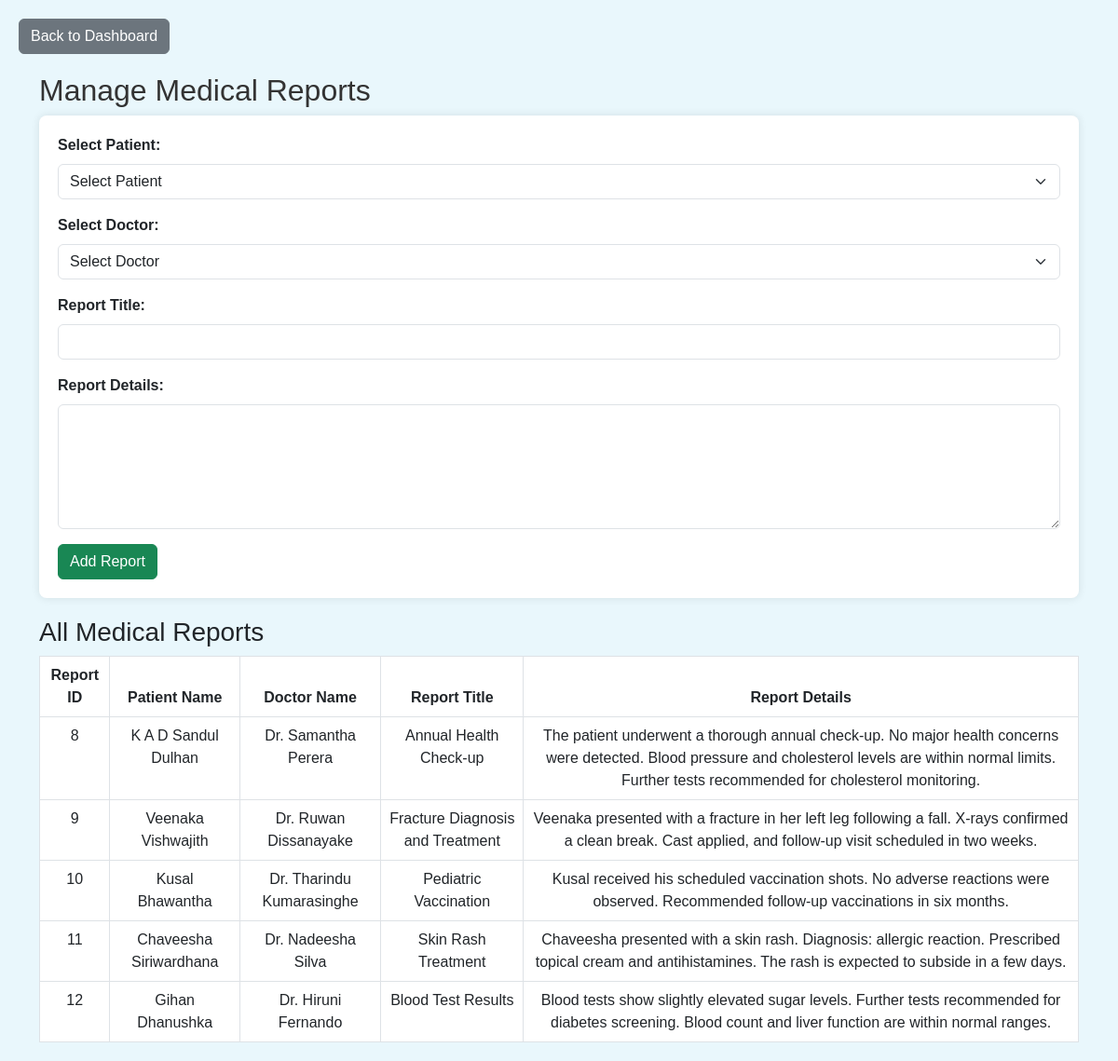
/uploadMedicalReport.php, run on the app's committed database.
### tables this page shows
CREATE TABLE `medical_reports` (
  `report_id` int(11) NOT NULL,
  `id` int(11) NOT NULL,
  `report_title` varchar(255) NOT NULL,
  `report_file` varchar(255) NOT NULL,
  `report_date` timestamp NOT NULL DEFAULT current_timestamp(),
  `doctor_id` int(11) DEFAULT NULL,
  `report_details` text DEFAULT NULL
);

CREATE TABLE `users` (
  `id` int(11) NOT NULL,
  `username` varchar(50) NOT NULL,
  `password` varchar(255) NOT NULL,
  `role` enum('administrator','hospital_staff','patient') NOT NULL,
  `email` varchar(255) NOT NULL,
  `name` varchar(100) NOT NULL,
  `phone` varchar(15) NOT NULL
);

CREATE TABLE `doctors` (
  `id` int(11) NOT NULL,
  `name` varchar(100) NOT NULL,
  `specialization` varchar(100) DEFAULT NULL,
  `contact` varchar(15) DEFAULT NULL
);

### uploadMedicalReport.php (the view, shortened to what this page needs)
<?php
include('db_config.php');
$query_doctors = "SELECT id, name FROM doctors";
$doctors_result = mysqli_query($conn, $query_doctors);
$query_reports = "SELECT mr.report_id, u.name AS patient_name, mr.doctor_id, mr.report_title, mr.report_details
                  FROM medical_reports mr
                  JOIN users u ON mr.id = u.id";
$reports_result = mysqli_query($conn, $query_reports);
?>
<!DOCTYPE html>
<html lang="en">
<head>
    <link href="https://cdn.jsdelivr.net/npm/bootstrap@5.3.0-alpha1/dist/css/bootstrap.min.css" rel="stylesheet">
</head>
<body>
<a href="staff_dashboard.php" class="btn btn-secondary back-btn">Back to Dashboard</a>
<div class="container">
    <h2>Manage Medical Reports</h2>
    <div class="form-container">
        <form method="POST" action="uploadMedicalReport.php">
            <div class="mb-3">
                <label for="patient_id" class="form-label">Select Patient:</label>
                <select name="patient_id" class="form-select" required>
                    <option value="">Select Patient</option>
                </select>
            </div>
            <div class="mb-3">
                <label for="doctor_id" class="form-label">Select Doctor:</label>
                <select name="doctor_id" class="form-select" required>
                    <option value="">Select Doctor</option>
                </select>
            </div>
            <div class="mb-3">
                <label for="report_title" class="form-label">Report Title:</label>
                <input type="text" name="report_title" class="form-control" required>
            </div>
            <div class="mb-3">
                <label for="report_details" class="form-label">Report Details:</label>
                <textarea name="report_details" rows="5" class="form-control" required></textarea>
            </div>
            <button type="submit" name="add_report" class="btn btn-success">Add Report</button>
        </form>
    </div>
    <h3>All Medical Reports</h3>
    <table class="table table-bordered">
        <thead>
            <tr>
                <th>Report ID</th>
                <th>Patient Name</th>
                <th>Doctor Name</th>
                <th>Report Title</th>
                <th>Report Details</th>
            </tr>
        </thead>
        <tbody>
            <?php
            while ($row = mysqli_fetch_assoc($reports_result)) {
                echo "<tr>";
                echo "<td>" . $row['report_id'] . "</td>";
                echo "<td>" . $row['patient_name'] . "</td>";
                $doctor_name = '';
                mysqli_data_seek($doctors_result, 0);
                while ($doctor = mysqli_fetch_assoc($doctors_result)) {
                    if ($doctor['id'] == $row['doctor_id']) {
                        $doctor_name = $doctor['name'];
                        break;
                    }
                }
                echo "<td>" . $doctor_name . "</td>";
                echo "<td>" . $row['report_title'] . "</td>";
                echo "<td>" . $row['report_details'] . "</td>";
                echo "</tr>";
            }
            ?>
        </tbody>
    </table>
</div>
</body>
</html>

### uploadMedicalReport.php (style rules this page uses)
body { font-family: Arial, sans-serif; margin: 20px; background-color: #e9f7fc; }
h2 { color: #333; }
.container { margin-top: 20px; }
.table th, .table td { text-align: center; background-color:#ffff; }
.form-container { background-color: #fff; padding: 20px; margin-bottom: 20px; border-radius: 8px; box-shadow: 0 0 10px rgba(0, 0, 0, 0.1); }
label { font-weight: bold; }

### data on the page
medical_reports: report_id "8", id.name "K A D Sandul Dulhan", doctor.name "Dr. Samantha Perera", report_title "Annual Health Check-up", report_details "The patient underwent a thorough annual check-up. No major health concerns were detected. Blood pressure and cholesterol levels are within normal limits. Further tests recommended for cholesterol monitoring."
medical_reports: report_id "9", id.name "Veenaka Vishwajith", doctor.name "Dr. Ruwan Dissanayake", report_title "Fracture Diagnosis and Treatment", report_details "Veenaka presented with a fracture in her left leg following a fall. X-rays confirmed a clean break. Cast applied, and follow-up visit scheduled in two weeks."
medical_reports: report_id "10", id.name "Kusal Bhawantha", doctor.name "Dr. Tharindu Kumarasinghe", report_title "Pediatric Vaccination", report_details "Kusal received his scheduled vaccination shots. No adverse reactions were observed. Recommended follow-up vaccinations in six months."
medical_reports: report_id "11", id.name "Chaveesha Siriwardhana", doctor.name "Dr. Nadeesha Silva", report_title "Skin Rash Treatment", report_details "Chaveesha presented with a skin rash. Diagnosis: allergic reaction. Prescribed topical cream and antihistamines. The rash is expected to subside in a few days."
medical_reports: report_id "12", id.name "Gihan Dhanushka", doctor.name "Dr. Hiruni Fernando", report_title "Blood Test Results", report_details "Blood tests show slightly elevated sugar levels. Further tests recommended for diabetes screening. Blood count and liver function are within normal ranges."
